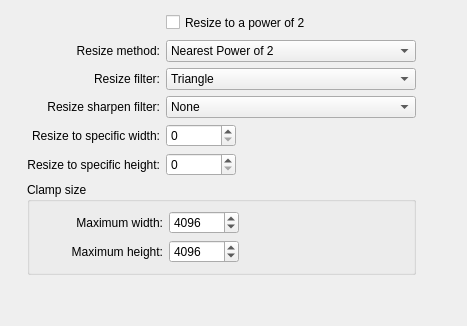
     <widget class="QWidget" name="tab">
      <attribute name="title">
       <string>Resize</string>
      </attribute>
      <layout class="QGridLayout" name="gridLayout_9">
       <item row="3" column="3">
        <spacer name="horizontalSpacer_4">
         <property name="orientation">
          <enum>Qt::Horizontal</enum>
         </property>
         <property name="sizeHint" stdset="0">
          <size>
           <width>40</width>
           <height>20</height>
          </size>
         </property>
        </spacer>
       </item>
       <item row="0" column="2">
        <widget class="QCheckBox" name="checkBox_resizeToPowerOfTwo">
         <property name="minimumSize">
          <size>
           <width>0</width>
           <height>23</height>
          </size>
         </property>
         <property name="text">
          <string>Resize to a power of 2</string>
         </property>
        </widget>
       </item>
       <item row="6" column="1" colspan="2">
        <widget class="QGroupBox" name="groupBox_2">
         <property name="minimumSize">
          <size>
           <width>120</width>
           <height>0</height>
          </size>
         </property>
         <property name="maximumSize">
          <size>
           <width>3000</width>
           <height>16777215</height>
          </size>
         </property>
         <property name="title">
          <string>Clamp size</string>
         </property>
         <layout class="QGridLayout" name="gridLayout_3">
          <item row="0" column="0">
           <widget class="QLabel" name="label_7">
            <property name="text">
             <string>Maximum width:</string>
            </property>
            <property name="alignment">
             <set>Qt::AlignRight|Qt::AlignTrailing|Qt::AlignVCenter</set>
            </property>
           </widget>
          </item>
          <item row="0" column="1">
           <widget class="QSpinBox" name="spinBox_maximumWidth">
            <property name="maximumSize">
             <size>
              <width>70</width>
              <height>16777215</height>
             </size>
            </property>
            <property name="maximum">
             <number>65536</number>
            </property>
            <property name="value">
             <number>4096</number>
            </property>
           </widget>
          </item>
          <item row="1" column="0">
           <widget class="QLabel" name="label_8">
            <property name="text">
             <string>Maximum height:</string>
            </property>
            <property name="alignment">
             <set>Qt::AlignRight|Qt::AlignTrailing|Qt::AlignVCenter</set>
            </property>
           </widget>
          </item>
          <item row="1" column="1">
           <widget class="QSpinBox" name="spinBox_maximumHeight">
            <property name="maximumSize">
             <size>
              <width>70</width>
              <height>16777215</height>
             </size>
            </property>
            <property name="maximum">
             <number>65536</number>
            </property>
            <property name="value">
             <number>4096</number>
            </property>
           </widget>
          </item>
          <item row="0" column="2">
           <spacer name="horizontalSpacer">
            <property name="orientation">
             <enum>Qt::Horizontal</enum>
            </property>
            <property name="sizeType">
             <enum>QSizePolicy::Fixed</enum>
            </property>
            <property name="sizeHint" stdset="0">
             <size>
              <width>165</width>
              <height>20</height>
             </size>
            </property>
           </spacer>
          </item>
         </layout>
        </widget>
       </item>
       <item row="1" column="1">
        <widget class="QLabel" name="label_2">
         <property name="text">
          <string>Resize method:</string>
         </property>
         <property name="alignment">
          <set>Qt::AlignRight|Qt::AlignTrailing|Qt::AlignVCenter</set>
         </property>
        </widget>
       </item>
       <item row="7" column="1">
        <spacer name="verticalSpacer_2">
         <property name="orientation">
          <enum>Qt::Vertical</enum>
         </property>
         <property name="sizeHint" stdset="0">
          <size>
           <width>20</width>
           <height>40</height>
          </size>
         </property>
        </spacer>
       </item>
       <item row="5" column="2">
        <widget class="QSpinBox" name="spinBox_specificHeight">
         <property name="maximumSize">
          <size>
           <width>70</width>
           <height>16777215</height>
          </size>
         </property>
         <property name="maximum">
          <number>65536</number>
         </property>
        </widget>
       </item>
       <item row="2" column="1">
        <widget class="QLabel" name="label_3">
         <property name="text">
          <string>Resize filter:</string>
         </property>
         <property name="alignment">
          <set>Qt::AlignRight|Qt::AlignTrailing|Qt::AlignVCenter</set>
         </property>
        </widget>
       </item>
       <item row="2" column="2">
        <widget class="QComboBox" name="comboBox_resizeFilter">
         <property name="minimumSize">
          <size>
           <width>250</width>
           <height>0</height>
          </size>
         </property>
         <property name="maximumSize">
          <size>
           <width>250</width>
           <height>16777215</height>
          </size>
         </property>
         <item>
          <property name="text">
           <string>Triangle</string>
          </property>
         </item>
         <item>
          <property name="text">
           <string>Point</string>
          </property>
         </item>
         <item>
          <property name="text">
           <string>Box</string>
          </property>
         </item>
         <item>
          <property name="text">
           <string>Quadratic</string>
          </property>
         </item>
         <item>
          <property name="text">
           <string>Cubic</string>
          </property>
         </item>
         <item>
          <property name="text">
           <string>Catrom</string>
          </property>
         </item>
         <item>
          <property name="text">
           <string>Mitchell</string>
          </property>
         </item>
         <item>
          <property name="text">
           <string>Gaussian</string>
          </property>
         </item>
         <item>
          <property name="text">
           <string>Sinc</string>
          </property>
         </item>
         <item>
          <property name="text">
           <string>Bessel</string>
          </property>
         </item>
         <item>
          <property name="text">
           <string>Hanning</string>
          </property>
         </item>
         <item>
          <property name="text">
           <string>Hamming</string>
          </property>
         </item>
         <item>
          <property name="text">
           <string>Blackman</string>
          </property>
         </item>
         <item>
          <property name="text">
           <string>Kaiser</string>
          </property>
         </item>
        </widget>
       </item>
       <item row="3" column="1">
        <widget class="QLabel" name="label_4">
         <property name="text">
          <string>Resize sharpen filter:</string>
         </property>
         <property name="alignment">
          <set>Qt::AlignRight|Qt::AlignTrailing|Qt::AlignVCenter</set>
         </property>
        </widget>
       </item>
       <item row="3" column="2">
        <widget class="QComboBox" name="comboBox_resizeSharpenFilter">
         <property name="minimumSize">
          <size>
           <width>250</width>
           <height>0</height>
          </size>
         </property>
         <property name="maximumSize">
          <size>
           <width>250</width>
           <height>16777215</height>
          </size>
         </property>
         <item>
          <property name="text">
           <string>None</string>
          </property>
         </item>
         <item>
          <property name="text">
           <string>Negative</string>
          </property>
         </item>
         <item>
          <property name="text">
           <string>Lighter</string>
          </property>
         </item>
         <item>
          <property name="text">
           <string>Darker</string>
          </property>
         </item>
         <item>
          <property name="text">
           <string>More Contrast</string>
          </property>
         </item>
         <item>
          <property name="text">
           <string>Less Contrast</string>
          </property>
         </item>
         <item>
          <property name="text">
           <string>Smoothen</string>
          </property>
         </item>
         <item>
          <property name="text">
           <string>Sharpen Soft</string>
          </property>
         </item>
         <item>
          <property name="text">
           <string>Sharpen Medium</string>
          </property>
         </item>
         <item>
          <property name="text">
           <string>Sharpen Strong</string>
          </property>
         </item>
         <item>
          <property name="text">
           <string>Find Edges</string>
          </property>
         </item>
         <item>
          <property name="text">
           <string>Contour</string>
          </property>
         </item>
         <item>
          <property name="text">
           <string>Detect Edges</string>
          </property>
         </item>
         <item>
          <property name="text">
           <string>Detect Eges - Soft</string>
          </property>
         </item>
         <item>
          <property name="text">
           <string>Emboss</string>
          </property>
         </item>
         <item>
          <property name="text">
           <string>Mean Removal</string>
          </property>
         </item>
         <item>
          <property name="text">
           <string>Unsharp</string>
          </property>
         </item>
         <item>
          <property name="text">
           <string>XSharpen</string>
          </property>
         </item>
         <item>
          <property name="text">
           <string>Warpsharp</string>
          </property>
         </item>
        </widget>
       </item>
       <item row="4" column="1">
        <widget class="QLabel" name="label_5">
         <property name="text">
          <string>Resize to specific width:</string>
         </property>
         <property name="alignment">
          <set>Qt::AlignRight|Qt::AlignTrailing|Qt::AlignVCenter</set>
         </property>
        </widget>
       </item>
       <item row="4" column="2">
        <widget class="QSpinBox" name="spinBox_specificWidth">
         <property name="maximumSize">
          <size>
           <width>70</width>
           <height>16777215</height>
          </size>
         </property>
         <property name="maximum">
          <number>65536</number>
         </property>
        </widget>
       </item>
       <item row="5" column="1">
        <widget class="QLabel" name="label_6">
         <property name="text">
          <string>Resize to specific height:</string>
         </property>
         <property name="alignment">
          <set>Qt::AlignRight|Qt::AlignTrailing|Qt::AlignVCenter</set>
         </property>
        </widget>
       </item>
       <item row="1" column="2">
        <widget class="QComboBox" name="comboBox_resizeMethod">
         <property name="minimumSize">
          <size>
           <width>250</width>
           <height>0</height>
          </size>
         </property>
         <property name="maximumSize">
          <size>
           <width>250</width>
           <height>16777215</height>
          </size>
         </property>
         <item>
          <property name="text">
           <string>Nearest Power of 2</string>
          </property>
         </item>
         <item>
          <property name="text">
           <string>Biggest Power of 2</string>
          </property>
         </item>
         <item>
          <property name="text">
           <string>Smallest Power of 2</string>
          </property>
         </item>
        </widget>
       </item>
       <item row="1" column="0">
        <spacer name="horizontalSpacer_6">
         <property name="orientation">
          <enum>Qt::Horizontal</enum>
         </property>
         <property name="sizeType">
          <enum>QSizePolicy::Fixed</enum>
         </property>
         <property name="sizeHint" stdset="0">
          <size>
           <width>16</width>
           <height>20</height>
          </size>
         </property>
        </spacer>
       </item>
      </layout>
     </widget>
